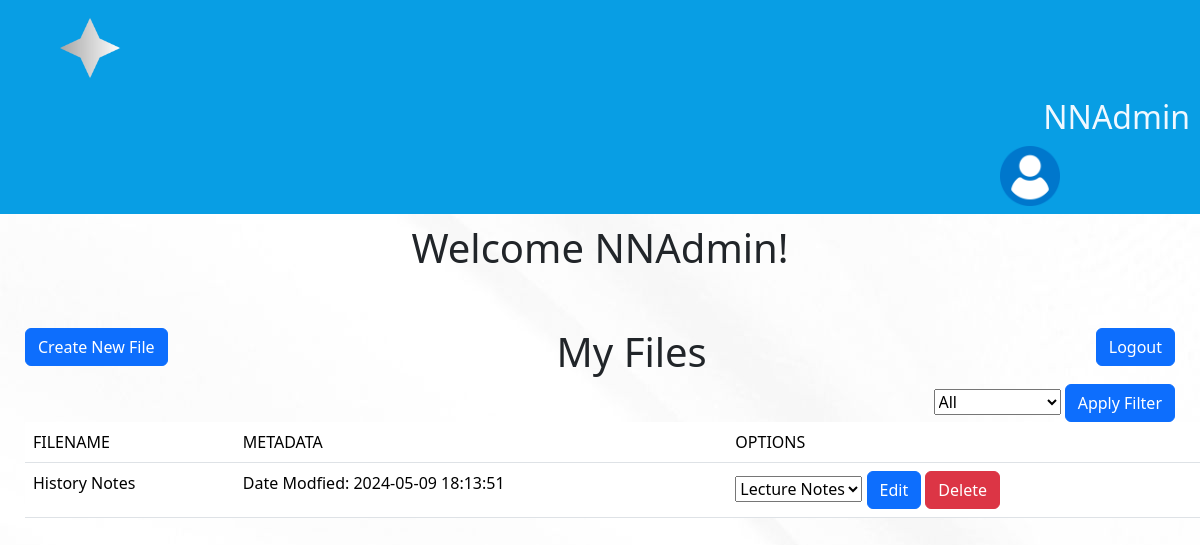
The app's page / (signed in) with its own data.
### NoteNinjabackend/models.py (models this page shows, shortened)
class User(db.Model, UserMixin):
    id = db.Column(db.Integer, primary_key=True)
    email = db.Column(db.String(150), unique=True)
    password = db.Column(db.String(150))
    username = db.Column(db.String(150))
    documents = db.relationship('Document')

class Document(db.Model):
    id = db.Column(db.Integer, primary_key=True)
    data = db.Column(db.String(10000))
    date = db.Column(db.DateTime(timezone=True), default=func.now())
    name = db.Column(db.String(100))
    tag = db.Column(db.String(100))
    font = db.Column(db.String(100))
    font_size = db.Column(db.Integer)
    align = db.Column(db.String(100))
    user_id = db.Column(db.Integer, db.ForeignKey('user.id'))

### NoteNinjabackend/views.py (the view, shortened to what this page needs)
@views.route('/', methods=['GET', 'POST'])
@login_required
def home():
    data = request.form
    submitType = request.form.get("submitType")
    docID = request.form.get("docID")
    var = {"docID":docID}
    print(data)
    if request.method == "GET":
        return render_template("home.html", query=db.session.get(User,current_user.id).documents, user=db.session.get(User,current_user.id))

### NoteNinjabackend/templates/home.html (shortened to what this page needs)
<!DOCTYPE html>
<html lang="en">
<head>
    <link href="https://cdn.jsdelivr.net/npm/bootstrap@5.3.3/dist/css/bootstrap.min.css" rel="stylesheet">
</head>
<body background="{{ url_for('static',filename='resources/background.jpg') }}" style="width: 100%; align-items: center; margin-left: 0">
    <nav class="navbar" style="background-color: #089ee4;">
        <div class="logo">
            <img class = "profile-icon" style = "margin-left: 50px; width: 80px;" src="{{ url_for('static',filename='resources/ninja-logo.png') }}" alt="">
        </div>
        <div class="profile-icon" style="display: flexbox;">
            <h3 id="hero" style="cursor: pointer; float: right; margin-left: 0px; margin-right: 10px; margin-top: 10px; text-align: right; padding-left: 20px; color: aliceblue; font-size: 2pc;">{{user.username}}</h3>
            <img id="pfp" style = "cursor: pointer; display:inline-block; padding-top: 2px; margin-left: 1000px; width: 60px;" src="{{ url_for('static',filename='resources/user_icon.png') }}" alt="">
        </div>
        </nav>
    <div class="title">
        <h1 style="text-align: center; padding-top: 10px;">Welcome {{user.username}}!</h1>
    </div>
    <br><br>
    <form method="POST">
        <button class="btn btn-primary" style="float:left; margin-left: 25px;" name="submitType" value="create">Create New File</button>
    </form>
    <a href="/logout"class="btn btn-primary" style="float:right; margin-right: 25px;">Logout</a>
    <table style="margin-left: 25px; margin-right: 25px;"class="table">
        <h1 style="text-align: center;">My Files</h1>
        <thead>
            <tr>
                <td>
                    FILENAME
                </td>
                <td>
                    METADATA
                </td>
                <td>
                    OPTIONS
                </td>
            </tr>
            <div style="float: right; margin-right: 25px;">
                <form method="POST">
                    <select id="filterBox" name="filterType">
                        <option name="filterType" value="All">All</option>
                    </select>
                    <button type="submit" class="btn btn-primary" name="submitType" value="filter">Apply Filter</button>
                </form>
            </div>
        </thead>
        <tbody>
            {% for Document in query %}
            <tr>
                <td>
                    {{Document.name}}
                </td>
                <td>
                    Date Modfied:
                    {{Document.date}}
                </td>
                <td>
                    <form method="POST">
                        <select id="tagBox">
                            <option disabled selected value="{{Document.tag}}">{{Document.tag}}</option>
                        </select>
                        <button type="submit" class="btn btn-primary" name="submitType" value="edit">Edit</button>
                        <button type="submit" class="btn btn-danger" name="submitType" value="delete">Delete</button>
                    </form>
                </td>
            </tr>
            {% endfor %}
        </tbody>
    </table>
</body>
</html>

### records on screen
User: username "NNAdmin"
Document: name "History Notes", date "2024-05-09 18:13:51", tag "Lecture Notes"
